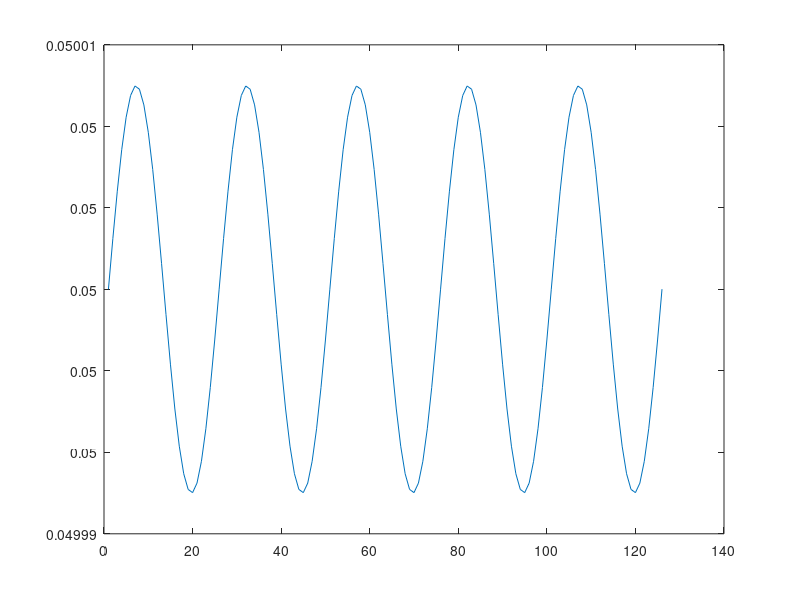

Here is the MATLAB script that generated this plot:
fullscale = .1;
t_signal = .5*fullscale;
snr = 50; %db
noise_db = 10*log10(t_signal/fullscale)-snr;
noise_amplitude = 10^(noise_db/10);
fs = 12.5;
duration = 10;%sec
t = 0:1/fs:duration;
freq = .5; %hz
noise = noise_amplitude*sin(2*pi*freq*t);
signal = t_signal+noise;
plot(signal);
%ylim([0 .1]);
